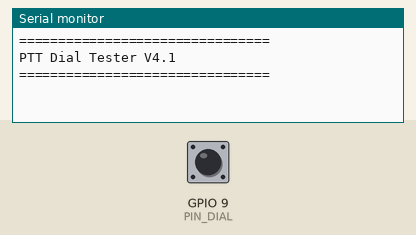
The sketch below on a simulated Seeed XIAO ESP32-S3. Shown: the last lines printed to the serial monitor. The inputs (shaded band) are chosen by the test bench; at power-on: GPIO 9 (PIN_DIAL) HIGH.

Above: at 1.2 s.
1.3 s: GPIO 9 (PIN_DIAL) pulled LOW for 0.15 s
At 2.5 s:
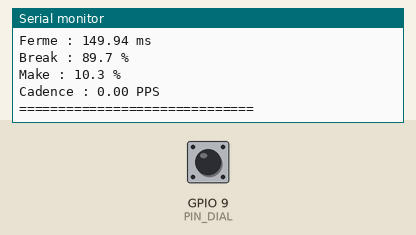
2.9 s: GPIO 9 (PIN_DIAL) pulled LOW for 1 s
At 4.3 s:
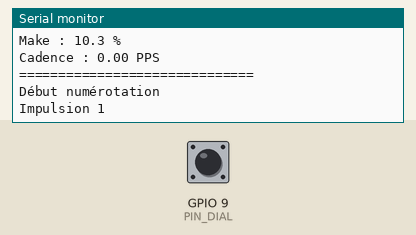
5.4 s: GPIO 9 (PIN_DIAL) pulled LOW for 0.15 s
At 6.8 s:
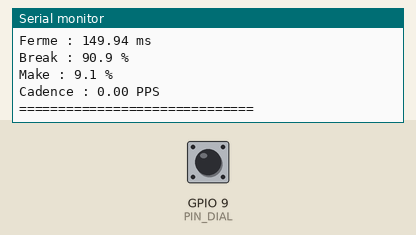

Measured:
- after the input at 1.3 s, the serial monitor: prints a new line after 0.15 s (image 1)
- after the input at 5.4 s, the serial monitor: prints a new line after 0.65 s (image 3)

The sketch:

cadrant-tester.ino
```cpp
/*
   PTT Dial Tester V4.1
   XIAO ESP32-S3

   Comptage fiable
   Mesure Break / Make
*/

const byte PIN_DIAL = D10;

//-------------------- Réglages --------------------

const uint32_t DEBOUNCE_US = 5000;
const uint32_t END_TIMEOUT = 500;

//--------------------------------------------------

bool previousState;

bool waitingClose = false;
bool dialing = false;

uint32_t lastEdgeUs = 0;
uint32_t lastActivityMs = 0;

uint32_t lastTransitionUs = 0;

uint8_t pulses = 0;

uint32_t totalOpen = 0;
uint32_t totalClose = 0;

void setup()
{
    Serial.begin(115200);

    pinMode(PIN_DIAL, INPUT_PULLUP);

    previousState = digitalRead(PIN_DIAL);

    lastTransitionUs = micros();

    Serial.println();
    Serial.println("================================");
    Serial.println("PTT Dial Tester V4.1");
    Serial.println("================================");
}

void loop()
{
    bool state = digitalRead(PIN_DIAL);

    if (state != previousState)
    {
        uint32_t now = micros();

        if ((now - lastEdgeUs) > DEBOUNCE_US)
        {
            uint32_t duration = now - lastTransitionUs;

            // Etat précédent = fermé
            if (previousState == LOW)
                totalClose += duration;

            // Etat précédent = ouvert
            else
                totalOpen += duration;

            lastTransitionUs = now;
            lastEdgeUs = now;
            lastActivityMs = millis();

            // ouverture = impulsion
            if (state == HIGH)
            {
                if (!waitingClose)
                {
                    waitingClose = true;

                    pulses++;

                    if (!dialing)
                    {
                        dialing = true;
                        Serial.println();
                        Serial.println("Début numérotation");
                    }

                    Serial.print("Impulsion ");
                    Serial.println(pulses);
                }
            }
            else
            {
                waitingClose = false;
            }
        }

        previousState = state;
    }

    if (dialing && (millis() - lastActivityMs > END_TIMEOUT))
    {
        float total = totalOpen + totalClose;

        float breakPct = 0;
        float makePct = 0;
        float pps = 0;

        if (total > 0)
        {
            breakPct = (100.0 * totalOpen) / total;
            makePct = (100.0 * totalClose) / total;

            if (pulses > 1)
                pps = (1000000.0 * pulses) / total;
        }

        Serial.println();
        Serial.println("==============================");

        Serial.print("Impulsions : ");

        if (pulses == 10)
            Serial.println("10 (chiffre 0)");
        else
            Serial.println(pulses);

        Serial.print("Ouvert : ");
        Serial.print(totalOpen / 1000.0, 2);
        Serial.println(" ms");

        Serial.print("Ferme : ");
        Serial.print(totalClose / 1000.0, 2);
        Serial.println(" ms");

        Serial.print("Break : ");
        Serial.print(breakPct, 1);
        Serial.println(" %");

        Serial.print("Make : ");
        Serial.print(makePct, 1);
        Serial.println(" %");

        Serial.print("Cadence : ");
        Serial.print(pps, 2);
        Serial.println(" PPS");

        Serial.println("==============================");

        pulses = 0;
        dialing = false;
        waitingClose = false;

        totalOpen = 0;
        totalClose = 0;
    }
}
```
